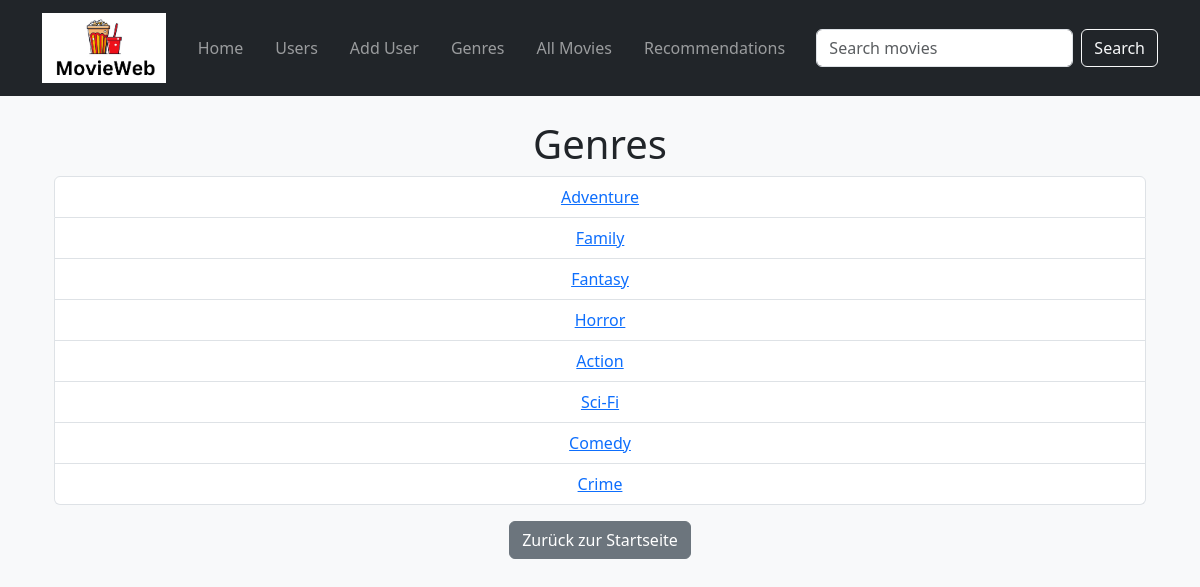
The app's page /genres with its own data.
### datamanager/data_models.py (models this page shows)
class Genre(db.Model):
    id = db.Column(db.Integer, primary_key=True)
    name = db.Column(db.String(30), nullable=False, unique=True)

### app.py (the view)
@app.route('/genres', methods=['GET'])
def list_genres():
    try:
        genres = data_manager.get_all_genres()
        return render_template('genres.html', genres=genres)
    except Exception as e:
        app.logger.error(f"Error fetching genres: {e}")
        app.logger.error(traceback.format_exc())
        return render_template('500.html'), 500

### datamanager/sqlite_data_manager.py (called while the page is built)
    def get_all_genres(self):
        return self.session.query(Genre).all()

### templates/genres.html (shortened to what this page needs)
{% extends 'base.html' %}
{% block content %}
    <div class="container">
        <h1>Genres</h1>
        <ul class="list-group">
            {% for genre in genres %}
                <li class="list-group-item">
                    <a href="{{ url_for('genre_movies', genre_id=genre.id) }}">{{ genre.name }}</a>
                </li>
            {% endfor %}
        </ul>
        <a href="{{ url_for('home') }}" class="btn btn-secondary mt-3">Zurück zur Startseite</a>
    </div>
{% endblock %}

### records on screen
Genre: name "Adventure"
Genre: name "Family"
Genre: name "Fantasy"
Genre: name "Horror"
Genre: name "Action"
Genre: name "Sci-Fi"
Genre: name "Comedy"
Genre: name "Crime"
